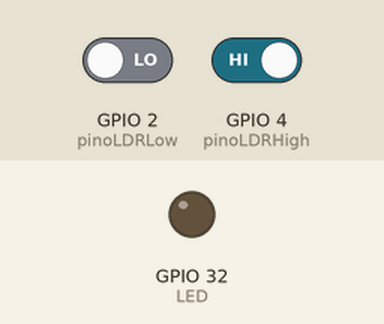
Bench run of a sketch on a simulated ESP32. Parts: output pins drawn as LEDs (lit = HIGH). The test bench sets the inputs (shaded band); at power-on: GPIO 2 (pinoLDRLow) LOW, GPIO 4 (pinoLDRHigh) HIGH.

Above: at 1.2 s.
1.3 s: GPIO 2 (pinoLDRLow) driven HIGH
At 2.5 s:
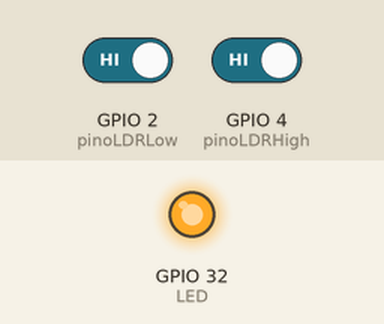
2.8 s: GPIO 4 (pinoLDRHigh) driven LOW
At 3.9 s:
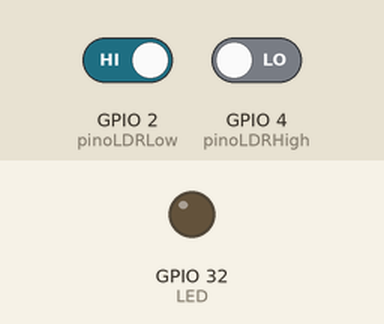
Timing chart, 0 to 5.8 s (numbered marks = the images above; inputs shaded):
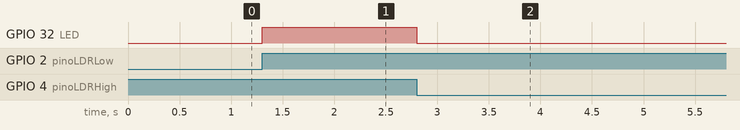

The sketch:

InterruocaoExterna.ino
```cpp
#define LED 32
#define pinoLDRLow 2
#define pinoLDRHigh 4
void IRAM_ATTR turnLEDOn_ISR()
{

  digitalWrite(LED,HIGH);
}

void IRAM_ATTR turnLEDOff_ISR()
{

  digitalWrite(LED,LOW);
}

void setup() {

  pinMode(LED,OUTPUT);
  pinMode(pinoLDRLow,INPUT);
  pinMode(pinoLDRHigh,INPUT);
  attachInterrupt(pinoLDRLow, turnLEDOn_ISR, RISING);
  attachInterrupt(pinoLDRHigh, turnLEDOff_ISR, FALLING);
}

void loop() {
}
```

Measured:
- after the input at 1.3 s, GPIO 32 (LED): LOW → HIGH at once
- after the input at 2.8 s, GPIO 32 (LED): HIGH → LOW at once
